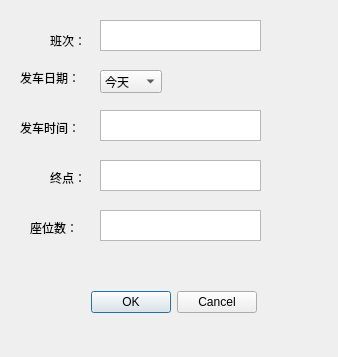
<?xml version="1.0" encoding="UTF-8"?>
<ui version="4.0">
 <class>Add_A_Bus_Dialog</class>
 <widget class="QDialog" name="Add_A_Bus_Dialog">
  <property name="geometry">
   <rect>
    <x>0</x>
    <y>0</y>
    <width>338</width>
    <height>357</height>
   </rect>
  </property>
  <property name="windowTitle">
   <string>添加车辆</string>
  </property>
  <widget class="QLabel" name="label">
   <property name="geometry">
    <rect>
     <x>50</x>
     <y>30</y>
     <width>45</width>
     <height>21</height>
    </rect>
   </property>
   <property name="text">
    <string>班次：</string>
   </property>
  </widget>
  <widget class="QTextEdit" name="textEdit_BusID">
   <property name="geometry">
    <rect>
     <x>100</x>
     <y>20</y>
     <width>161</width>
     <height>31</height>
    </rect>
   </property>
  </widget>
  <widget class="QLabel" name="label_2">
   <property name="geometry">
    <rect>
     <x>20</x>
     <y>120</y>
     <width>75</width>
     <height>16</height>
    </rect>
   </property>
   <property name="text">
    <string>发车时间：</string>
   </property>
  </widget>
  <widget class="QTextEdit" name="textEdit_DepTime">
   <property name="geometry">
    <rect>
     <x>100</x>
     <y>110</y>
     <width>161</width>
     <height>31</height>
    </rect>
   </property>
  </widget>
  <widget class="QLabel" name="label_3">
   <property name="geometry">
    <rect>
     <x>50</x>
     <y>170</y>
     <width>45</width>
     <height>16</height>
    </rect>
   </property>
   <property name="text">
    <string>终点：</string>
   </property>
  </widget>
  <widget class="QTextEdit" name="textEdit_Destin">
   <property name="geometry">
    <rect>
     <x>100</x>
     <y>160</y>
     <width>161</width>
     <height>31</height>
    </rect>
   </property>
  </widget>
  <widget class="QLabel" name="label_4">
   <property name="geometry">
    <rect>
     <x>30</x>
     <y>220</y>
     <width>60</width>
     <height>16</height>
    </rect>
   </property>
   <property name="text">
    <string>座位数：</string>
   </property>
  </widget>
  <widget class="QTextEdit" name="textEdit_Seat_Amount">
   <property name="geometry">
    <rect>
     <x>100</x>
     <y>210</y>
     <width>161</width>
     <height>31</height>
    </rect>
   </property>
  </widget>
  <widget class="QDialogButtonBox" name="buttonBox">
   <property name="geometry">
    <rect>
     <x>90</x>
     <y>290</y>
     <width>167</width>
     <height>24</height>
    </rect>
   </property>
   <property name="orientation">
    <enum>Qt::Horizontal</enum>
   </property>
   <property name="standardButtons">
    <set>QDialogButtonBox::Cancel|QDialogButtonBox::Ok</set>
   </property>
  </widget>
  <widget class="QComboBox" name="comboBox">
   <property name="geometry">
    <rect>
     <x>100</x>
     <y>70</y>
     <width>62</width>
     <height>23</height>
    </rect>
   </property>
   <property name="editable">
    <bool>false</bool>
   </property>
   <property name="currentText">
    <string>今天</string>
   </property>
   <property name="currentIndex">
    <number>0</number>
   </property>
   <item>
    <property name="text">
     <string>今天</string>
    </property>
   </item>
   <item>
    <property name="text">
     <string>明天</string>
    </property>
   </item>
   <item>
    <property name="text">
     <string>后天</string>
    </property>
   </item>
  </widget>
  <widget class="QLabel" name="label_5">
   <property name="geometry">
    <rect>
     <x>20</x>
     <y>70</y>
     <width>75</width>
     <height>16</height>
    </rect>
   </property>
   <property name="text">
    <string>发车日期：</string>
   </property>
  </widget>
 </widget>
 <resources/>
 <connections>
  <connection>
   <sender>buttonBox</sender>
   <signal>accepted()</signal>
   <receiver>Add_A_Bus_Dialog</receiver>
   <slot>accept()</slot>
   <hints>
    <hint type="sourcelabel">
     <x>248</x>
     <y>254</y>
    </hint>
    <hint type="destinationlabel">
     <x>157</x>
     <y>274</y>
    </hint>
   </hints>
  </connection>
  <connection>
   <sender>buttonBox</sender>
   <signal>rejected()</signal>
   <receiver>Add_A_Bus_Dialog</receiver>
   <slot>reject()</slot>
   <hints>
    <hint type="sourcelabel">
     <x>316</x>
     <y>260</y>
    </hint>
    <hint type="destinationlabel">
     <x>286</x>
     <y>274</y>
    </hint>
   </hints>
  </connection>
 </connections>
</ui>
